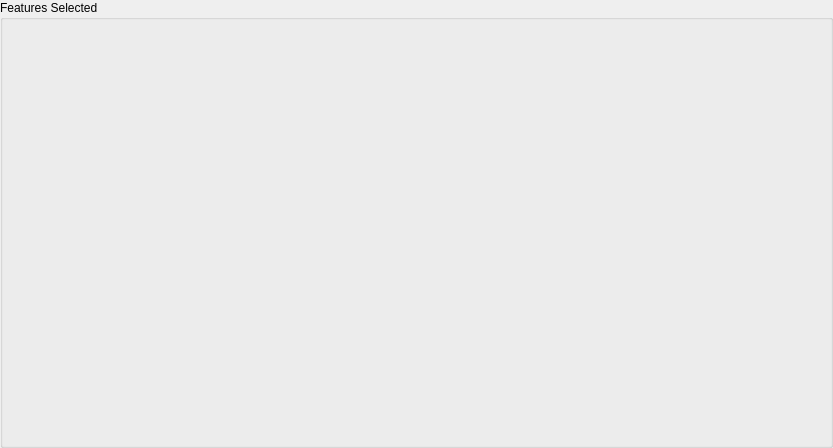
<?xml version="1.0" encoding="UTF-8"?>
<ui version="4.0">
 <class>Form</class>
 <widget class="QWidget" name="Form">
  <property name="geometry">
   <rect>
    <x>0</x>
    <y>0</y>
    <width>833</width>
    <height>448</height>
   </rect>
  </property>
  <property name="windowTitle">
   <string>Form</string>
  </property>
  <layout class="QVBoxLayout" name="verticalLayout_2">
   <property name="leftMargin">
    <number>0</number>
   </property>
   <property name="topMargin">
    <number>0</number>
   </property>
   <property name="rightMargin">
    <number>0</number>
   </property>
   <property name="bottomMargin">
    <number>0</number>
   </property>
   <item>
    <widget class="QGroupBox" name="lfbSelectionGroup">
     <property name="styleSheet">
      <string notr="true"/>
     </property>
     <property name="title">
      <string>Features Selected</string>
     </property>
     <layout class="QVBoxLayout" name="verticalLayout">
      <property name="leftMargin">
       <number>0</number>
      </property>
      <property name="topMargin">
       <number>0</number>
      </property>
      <property name="rightMargin">
       <number>0</number>
      </property>
      <property name="bottomMargin">
       <number>0</number>
      </property>
      <item>
       <layout class="QVBoxLayout" name="lfbSelectedTargets"/>
      </item>
     </layout>
    </widget>
   </item>
  </layout>
 </widget>
 <resources/>
 <connections/>
</ui>
